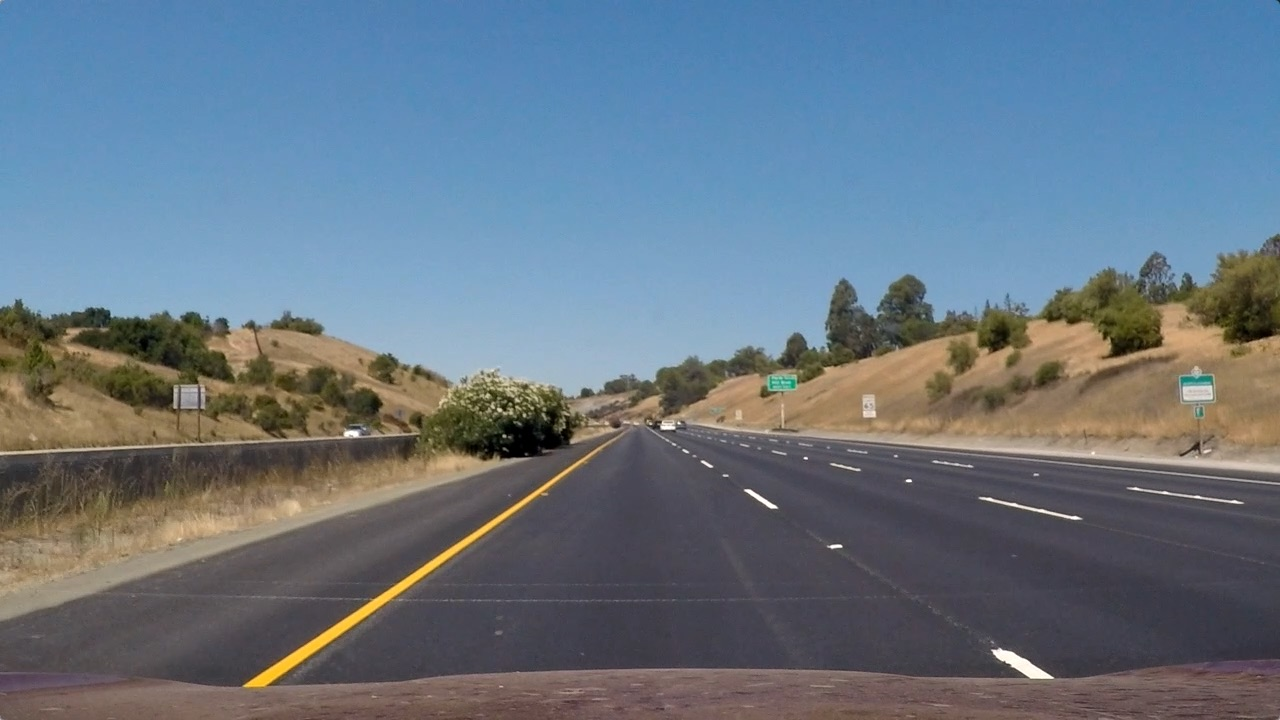
#> input picture CarND-Advanced-Lane-Lines - master/test_images/straight_lines1.jpg, 1280 x 720 px; its folder holds only this picture in this run
$ jupyter execute Threshold_tuning.ipynb   (shell and % lines are left out)
#> lines starting #> are read from the running program, lines starting #| are printed output that depends on the picture; after the words box and inside, x2 and y2 are one past the last pixel; in counts of white or black regions, pixels touching at a corner belong together
[cell 1]
#importing some useful packages
import matplotlib.pyplot as plt
import matplotlib.image as mpimg
import numpy as np
import cv2
import glob

[cell 2]
def hls_threshold(image, ch = 's', thresh = (180,255)):

    hls = cv2.cvtColor(image,cv2.COLOR_RGB2HLS)
    if(ch == 'h'):
        H = hls[:,:,0]
        h_binary = np.zeros_like(H)
        h_binary[(H>=thresh[0])&(H<=thresh[1])] = 1
        return h_binary
    elif(ch == 'l'):
        L = hls[:,:,1]
        l_binary = np.zeros_like(L)
        l_binary[(L>=thresh[0])&(L<=thresh[1])] = 1
        return l_binary
    else:
        S = hls[:,:,2]
        s_binary = np.zeros_like(S)
        s_binary[(S>=thresh[0])&(S<=thresh[1])] = 1
        return s_binary

def rgb_threshold(image, ch = 'r', thresh = (180,255)):
    rgb = image
    if(ch == 'g'):
        G = rgb[:,:,1]
        g_binary = np.zeros_like(G)
        g_binary[(G>=thresh[0])&(G<=thresh[1])] = 1
        return g_binary
    elif(ch == 'b'):
        B = rgb[:,:,2]
        b_binary = np.zeros_like(B)
        b_binary[(B>=thresh[0])&(B<=thresh[1])] = 1
        return b_binary
    else:
        R = rgb[:,:,0]
        r_binary = np.zeros_like(R)
        r_binary[(R>=thresh[0])&(R<=thresh[1])] = 1
        return r_binary

[cell 3]
images = glob.glob('./test_images/*.jpg')
for fname in images:

    print(fname)

     #read image
    image = cv2.imread(fname)
#> image is the input picture: shape (720, 1280, 3); mean B, G, R 131.2, 117.7, 103.2
    image = cv2.cvtColor(image, cv2.COLOR_BGR2RGB)

    #Apply color threshold
    s_binary = hls_threshold(image, ch = 's', thresh = (80,255))
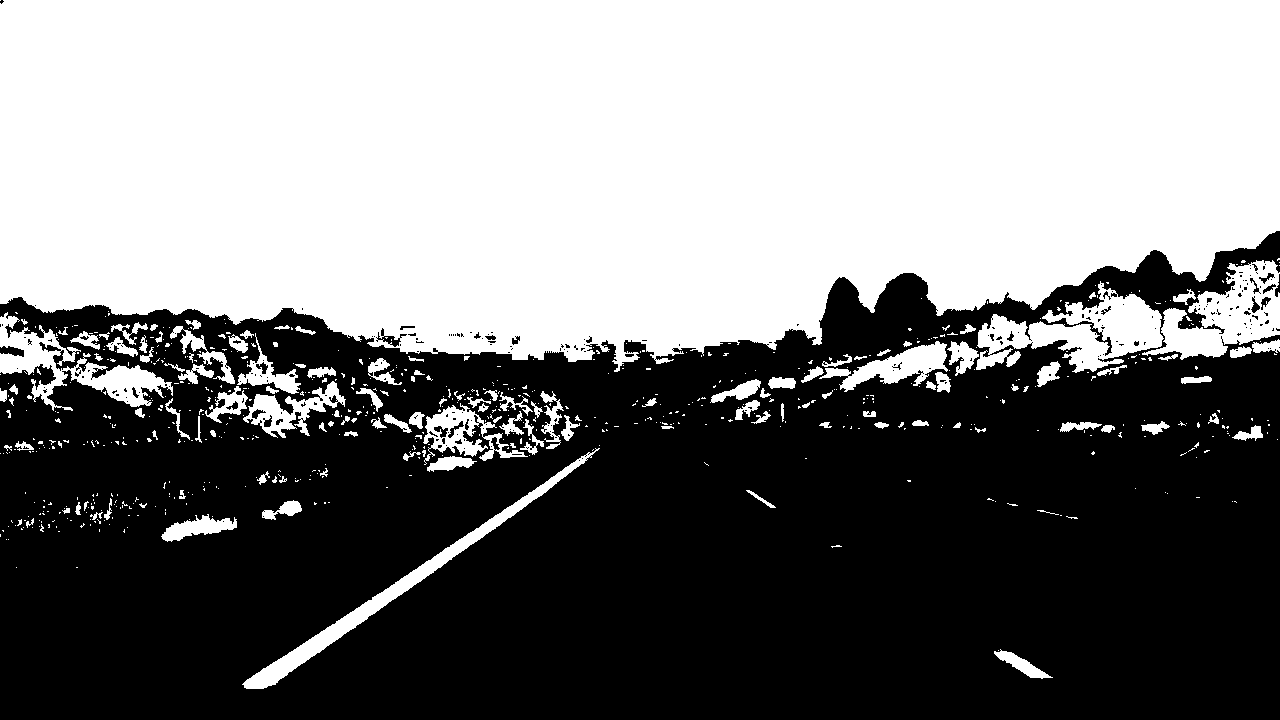
#> s_binary: shape (720, 1280); values 0 (black) and 1 (white), 49.1% white; 681 white regions (548 under 20 px), largest, box (x1, y1, x2, y2) and area: (0, 0, 1280, 372) 402568, (976, 281, 1164, 373) 7896, (1142, 260, 1280, 360) 6464
    h_binary = hls_threshold(image, ch = 'h', thresh = (10,30))
#> h_binary: shape (720, 1280); values 0 (black) and 1 (white), 21.8% white; 242 white regions (200 under 20 px), largest, box (x1, y1, x2, y2) and area: (0, 250, 1280, 696) 192845, (80, 696, 222, 720) 1967, (994, 651, 1056, 686) 1003
    l_binary = hls_threshold(image, ch = 'l', thresh = (180,255))
#> l_binary: shape (720, 1280); values 0 (black) and 1 (white), 1.3% white; 207 white regions (180 under 20 px), largest, box (x1, y1, x2, y2) and area: (380, 342, 660, 396) 6806, (894, 442, 1280, 472) 1515, (992, 648, 1054, 679) 670

    r_binary = rgb_threshold(image, ch = 'r', thresh = (200,255))
#> in rgb_threshold, `R = rgb[:,:,0]`:
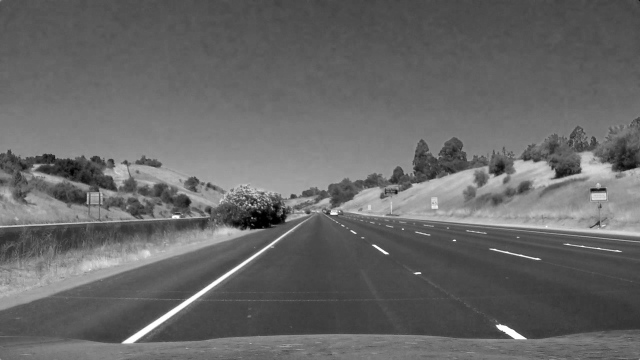
#> R: shape (720, 1280) (shown at 1/2 size); min 0, max 255, mean 103.2
#> r_binary: shape (720, 1280); values 0 (black) and 1 (white), 0.89% white; 141 white regions (108 under 20 px), largest, box (x1, y1, x2, y2) and area: (244, 449, 598, 687) 2964, (930, 445, 1280, 471) 1143, (1164, 328, 1216, 349) 674
    g_binary = rgb_threshold(image, ch = 'g', thresh = (150,255))
#> g_binary: shape (720, 1280); values 0 (black) and 1 (white), 24.8% white; 668 white regions (565 under 20 px), largest, box (x1, y1, x2, y2) and area: (0, 139, 1280, 405) 195474, (94, 455, 524, 587) 7201, (686, 409, 1280, 473) 6098
    b_binary = rgb_threshold(image, ch = 'b', thresh = (150,255))
#> call 3 of rgb_threshold, with ch = 'b', thresh = (150, 255)
#> in rgb_threshold (call 3), `B = rgb[:,:,2]`:
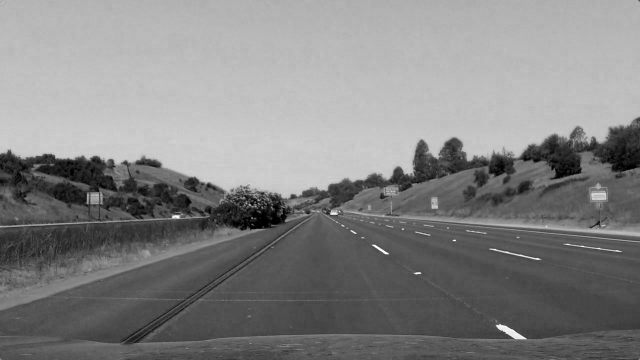
#> B: shape (720, 1280) (shown at 1/2 size); min 0, max 255, mean 131.2
#> b_binary: shape (720, 1280); values 0 (black) and 1 (white), 46% white; 185 white regions (149 under 20 px), largest, box (x1, y1, x2, y2) and area: (0, 0, 1280, 398) 416076, (790, 434, 1280, 473) 2887, (991, 648, 1054, 679) 694

    color_binary = np.zeros_like(s_binary)
    color_binary[(s_binary == 1) & (r_binary == 1)] = 1

    f, (ax1, ax2, ax3, ax4) = plt.subplots(1, 4, figsize=(24, 9))
    f.tight_layout()
    ax1.imshow(image)
    ax1.set_title('Original Image',fontsize=18)
    ax2.imshow(s_binary, cmap='gray')
    ax2.set_title('Threshold Color S',fontsize=18)
    ax3.imshow(r_binary, cmap='gray')
    ax3.set_title('Threshold Color R',fontsize=18)
    ax4.imshow(color_binary, cmap='gray')
    ax4.set_title('Threshold Combined Color',fontsize=18)
    plt.subplots_adjust(left=0., right=1, top=0.9, bottom=0.)
    plt.show()


        #Apply color threshold
    s_binary = hls_threshold(image, ch = 's', thresh = (180,255))
#> s_binary: shape (720, 1280); values 0 (black) and 1 (white), 0.6% white; 251 white regions (218 under 20 px), largest, box (x1, y1, x2, y2) and area: (246, 468, 571, 687) 2541, (994, 650, 1052, 678) 497, (495, 444, 526, 458) 142
    r_binary = rgb_threshold(image, ch = 'r', thresh = (220,255))
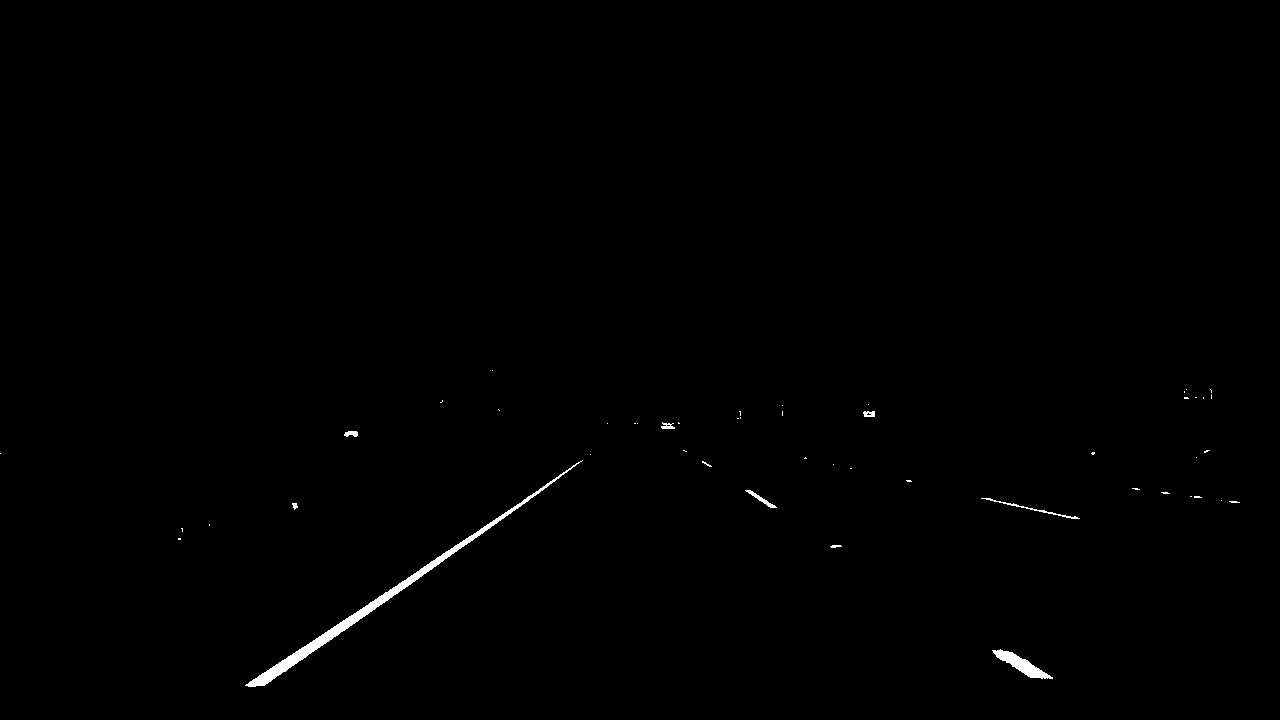
#> r_binary: shape (720, 1280); values 0 (black) and 1 (white), 0.43% white; 49 white regions (40 under 20 px), largest, box (x1, y1, x2, y2) and area: (245, 460, 583, 687) 2637, (992, 649, 1053, 679) 623, (981, 498, 1080, 519) 178

    color_binary = np.zeros_like(s_binary)
    color_binary[(s_binary == 1) | (r_binary == 1)] = 1

    f, (ax1, ax2, ax3, ax4) = plt.subplots(1, 4, figsize=(24, 9))
    f.tight_layout()
    ax1.imshow(image)
    ax1.set_title('Original Image',fontsize=18)
    ax2.imshow(s_binary, cmap='gray')
    ax2.set_title('Threshold Color S',fontsize=18)
    ax3.imshow(r_binary, cmap='gray')
    ax3.set_title('Threshold Color R',fontsize=18)
    ax4.imshow(color_binary, cmap='gray')
    ax4.set_title('Threshold Combined Color',fontsize=18)
    plt.subplots_adjust(left=0., right=1, top=0.9, bottom=0.)
    plt.show()
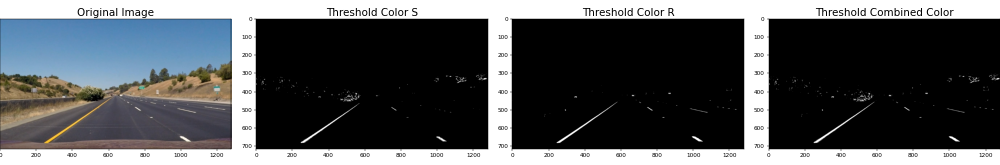
#> figure drawn by matplotlib, 4 panels


# [16 lines of commented-out code are left out]

$ run again, on CarND-Advanced-Lane-Lines - master/test_images/test3.jpg
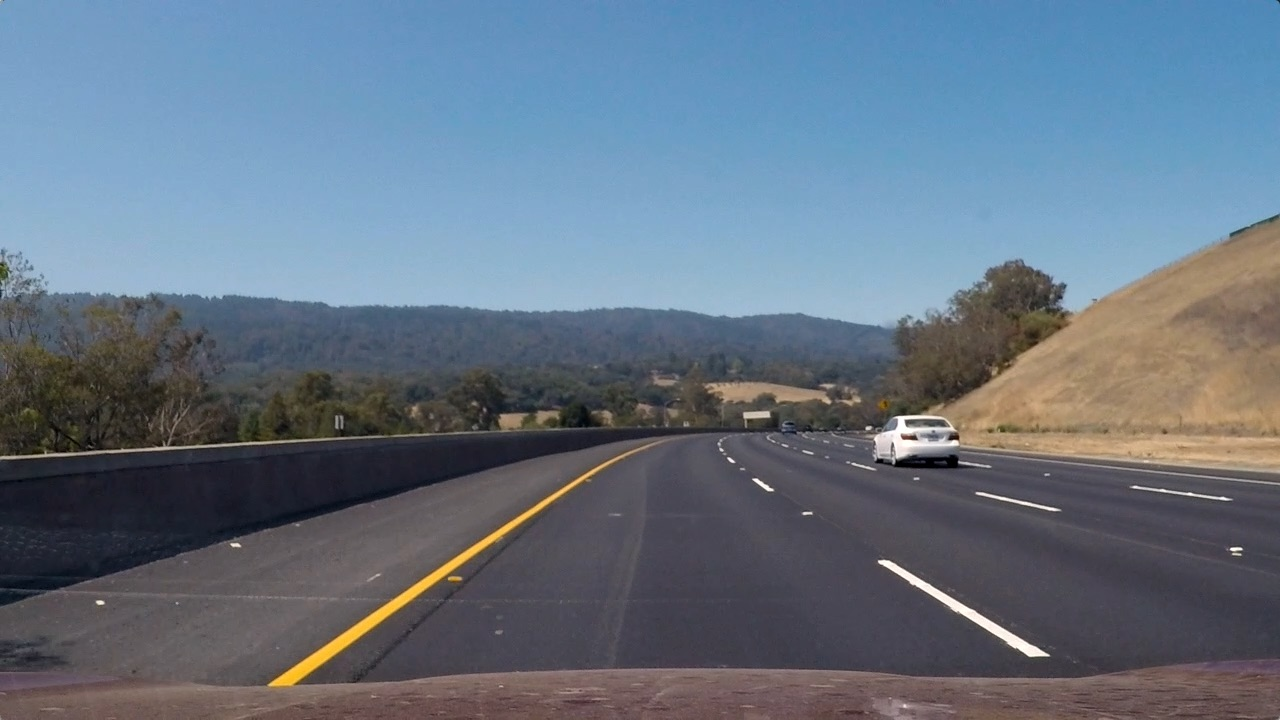
#> input picture CarND-Advanced-Lane-Lines - master/test_images/test3.jpg, 1280 x 720 px
#> image is the input picture: shape (720, 1280, 3); mean B, G, R 130.7, 115.3, 101.1
#> hls: shape (720, 1280, 3); mean of channels 0, 1, 2 94.8, 115.7, 62.1
#> `s_binary = hls_threshold(image, ch = 's', thresh = (80,255))`:
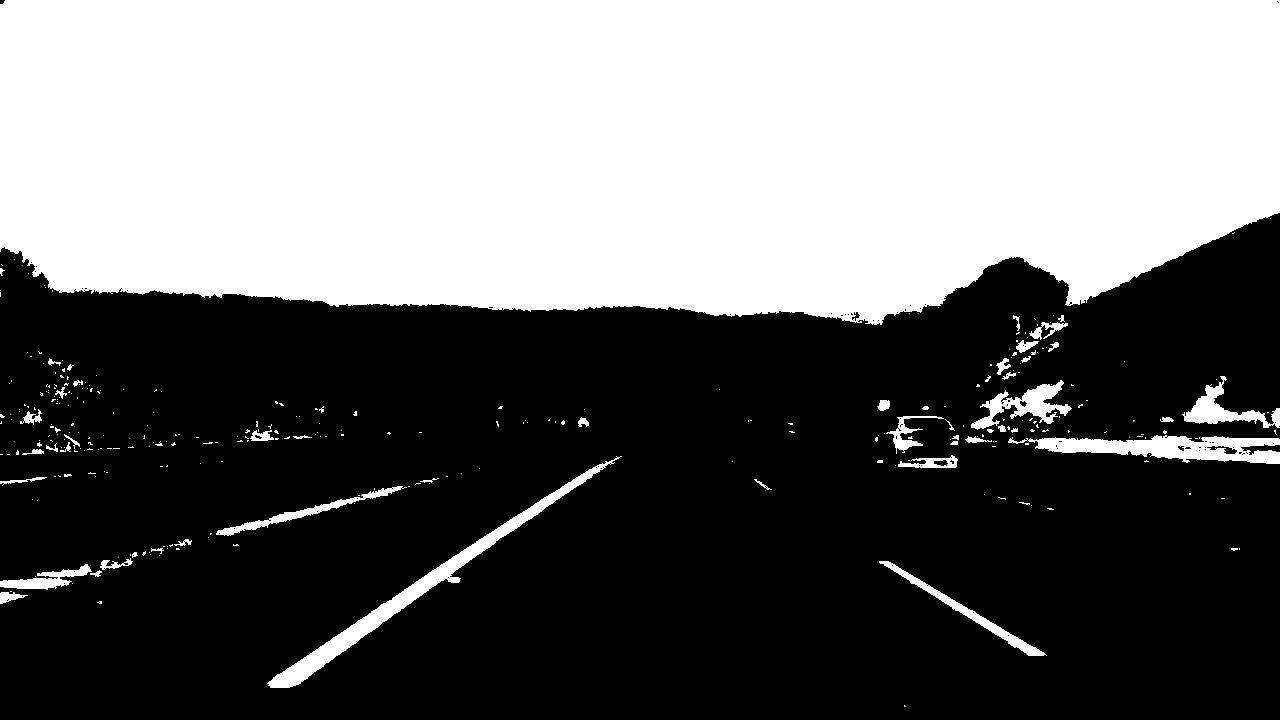
#> s_binary: shape (720, 1280); values 0 (black) and 1 (white), 43% white; 321 white regions (271 under 20 px), largest, box (x1, y1, x2, y2) and area: (0, 0, 1280, 325) 375006, (267, 456, 622, 688) 5415, (1008, 435, 1280, 464) 4199
#> h_binary: shape (720, 1280); values 0 (black) and 1 (white), 13.7% white; 173 white regions (143 under 20 px), largest, box (x1, y1, x2, y2) and area: (587, 219, 1280, 478) 76742, (0, 303, 565, 461) 36204, (255, 440, 656, 701) 8748
#> l_binary: shape (720, 1280); values 0 (black) and 1 (white), 3.3% white; 325 white regions (297 under 20 px), largest, box (x1, y1, x2, y2) and area: (20, 238, 953, 325) 23701, (874, 415, 959, 458) 1635, (878, 560, 1049, 657) 1621
#> g_binary: shape (720, 1280); values 0 (black) and 1 (white), 34.6% white; 420 white regions (365 under 20 px), largest, box (x1, y1, x2, y2) and area: (0, 0, 1280, 328) 299310, (867, 415, 1280, 473) 7598, (268, 451, 634, 686) 3350
#> b_binary: shape (720, 1280); values 0 (black) and 1 (white), 41.9% white; 113 white regions (89 under 20 px), largest, box (x1, y1, x2, y2) and area: (0, 0, 1280, 329) 380082, (868, 415, 959, 464) 2016, (878, 560, 1050, 657) 1693
#> `plt.show()`:
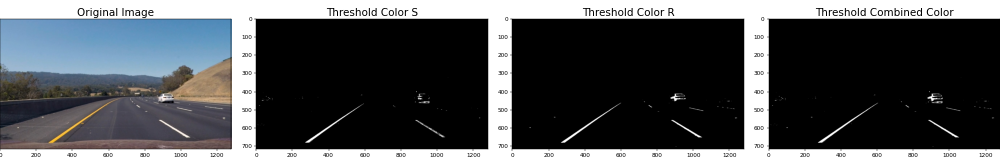
#> figure drawn by matplotlib, 4 panels

$ run again, on CarND-Advanced-Lane-Lines - master/test_images/test4.jpg
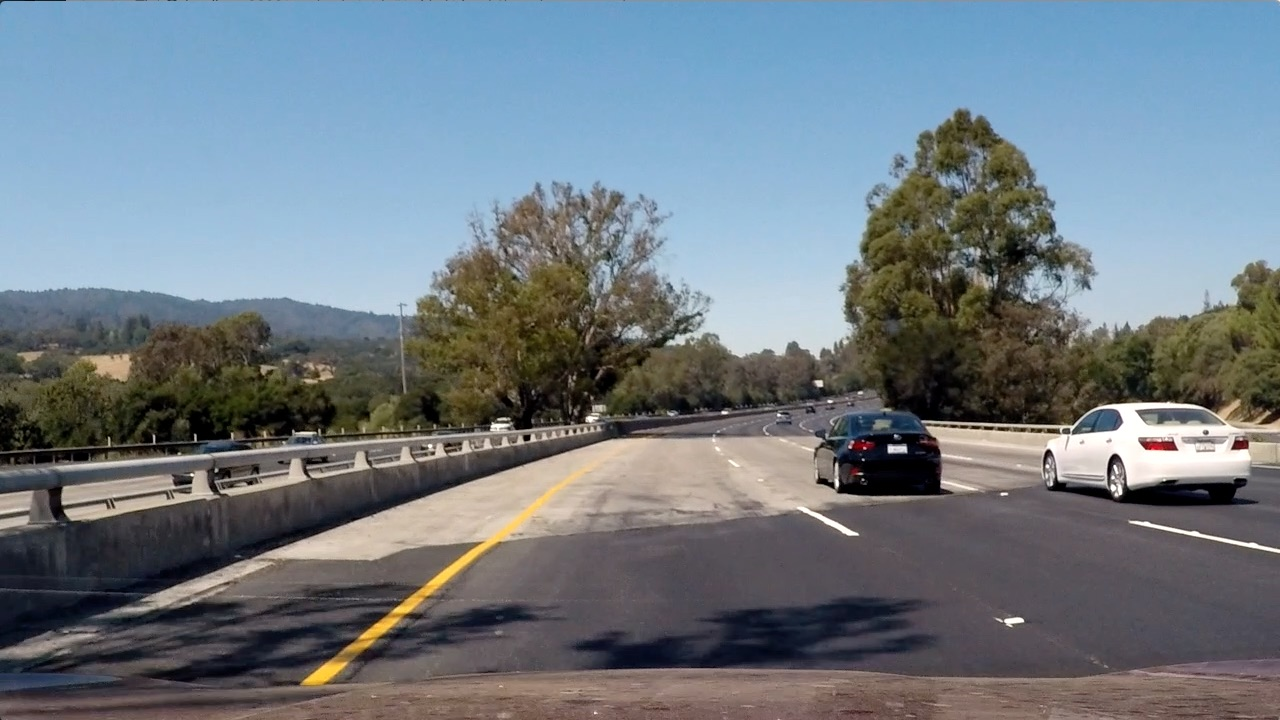
#> input picture CarND-Advanced-Lane-Lines - master/test_images/test4.jpg, 1280 x 720 px
#> image is the input picture: shape (720, 1280, 3); mean B, G, R 130.9, 122.7, 112.2
#> hls: shape (720, 1280, 3); mean of channels 0, 1, 2 80.5, 121.4, 71.8
#> `s_binary = hls_threshold(image, ch = 's', thresh = (80,255))`:
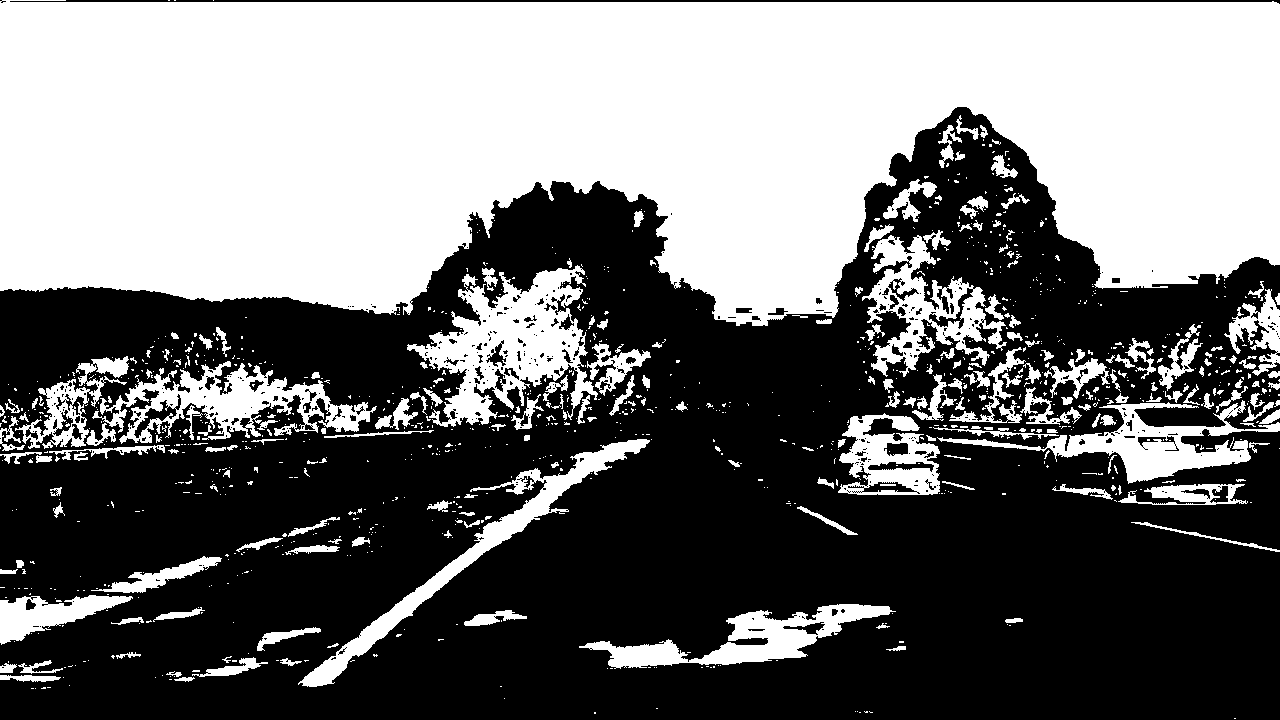
#> s_binary: shape (720, 1280); values 0 (black) and 1 (white), 45.3% white; 1066 white regions (843 under 20 px), largest, box (x1, y1, x2, y2) and area: (0, 0, 1280, 326) 323254, (407, 265, 598, 427) 13514, (92, 361, 377, 444) 8462
#> h_binary: shape (720, 1280); values 0 (black) and 1 (white), 26.2% white; 370 white regions (315 under 20 px), largest, box (x1, y1, x2, y2) and area: (0, 167, 1280, 720) 216520, (400, 659, 634, 720) 6401, (921, 112, 1040, 246) 6097
#> l_binary: shape (720, 1280); values 0 (black) and 1 (white), 19.1% white; 475 white regions (406 under 20 px), largest, box (x1, y1, x2, y2) and area: (0, 150, 899, 360) 103802, (1030, 154, 1280, 334) 29899, (267, 438, 859, 560) 19721
#> g_binary: shape (720, 1280); values 0 (black) and 1 (white), 44.9% white; 391 white regions (307 under 20 px), largest, box (x1, y1, x2, y2) and area: (0, 0, 1280, 360) 345057, (254, 435, 910, 614) 33737, (922, 400, 1280, 488) 15444
#> b_binary: shape (720, 1280); values 0 (black) and 1 (white), 44.1% white; 412 white regions (337 under 20 px), largest, box (x1, y1, x2, y2) and area: (0, 0, 1280, 360) 347751, (254, 435, 864, 560) 29631, (921, 402, 1280, 488) 14125
#> `plt.show()`:
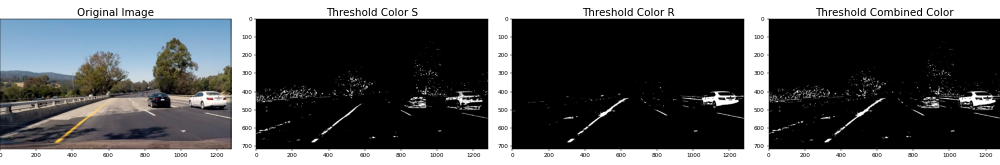
#> figure drawn by matplotlib, 4 panels
